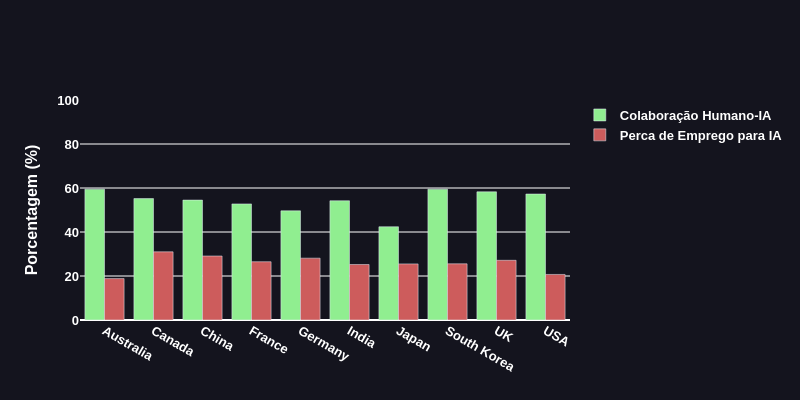

Notebook code for this chart:
### Code cell
fig7 = go.Figure()

fig7.add_trace(go.Bar(
    x=analise6.index,
    y=analise6['Human-AI Collaboration Rate (%)'],
    orientation='v',
    name='Colaboração Humano-IA',
    marker_color='lightgreen'
))

fig7.add_trace(go.Bar(
    x=analise6.index,
    y=analise6['Job Loss Due to AI (%)'],
    orientation='v',
    name='Perca de Emprego para IA',
    marker_color='indianred'
))

fig7.update_layout(
    yaxis_range=[0,100],
    yaxis_title='Porcentagem (%)',
    height=400,            
    width=800,            
    font=dict(
        color="white", 
        family="Arial",
        size=13,
        weight='bold'
    ),
    plot_bgcolor='rgba(0, 0, 0, 0)',
    paper_bgcolor='rgba(20, 20, 30, 1)'
)

### Figure 1 — Plotly figure (JSON) as saved in the notebook; plotly's stock layout.template omitted (floating-point values rounded to 4 significant figures)
{"data": [{"marker": {"color": "lightgreen"}, "name": "Colaboração Humano-IA", "orientation": "v", "type": "bar", "x": ["Australia", "Canada", "China", "France", "Germany", "India", "Japan", "South Korea", "UK", "USA"], "y": [59.48, 55.2, 54.51, 52.76, 49.63, 54.2, 42.38, 59.47, 58.27, 57.26]}, {"marker": {"color": "indianred"}, "name": "Perca de Emprego para IA", "orientation": "v", "type": "bar", "x": ["Australia", "Canada", "China", "France", "Germany", "India", "Japan", "South Korea", "UK", "USA"], "y": [18.82, 30.99, 29.09, 26.48, 28.1, 25.23, 25.51, 25.54, 27.13, 20.71]}], "layout": {"font": {"color": "white", "family": "Arial", "size": 13, "weight": "bold"}, "height": 400, "paper_bgcolor": "rgba(20, 20, 30, 1)", "plot_bgcolor": "rgba(0, 0, 0, 0)", "width": 800, "yaxis": {"range": [0, 100], "title": {"text": "Porcentagem (%)"}}}}
